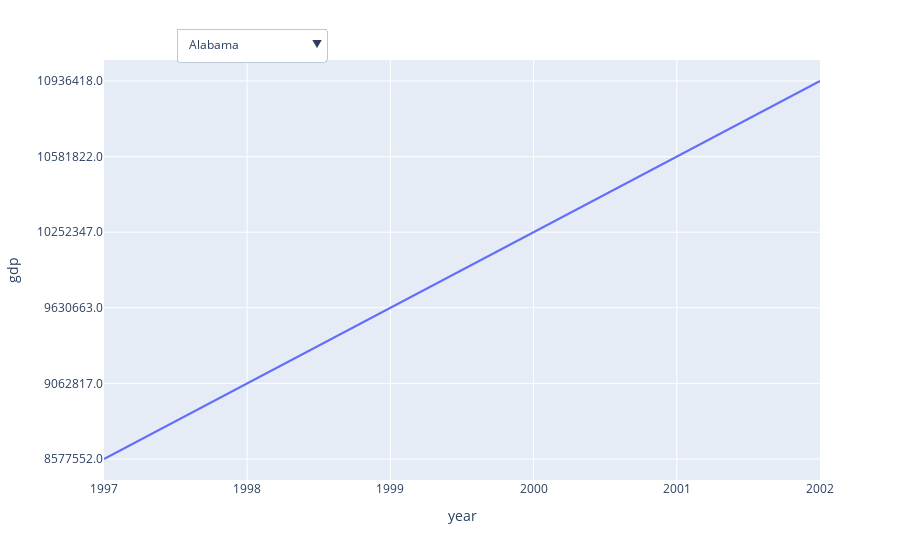

Here is the notebook cell this chart was saved with:
### Code cell
initial_state = q1_state['name'].unique()[0]

state_fig = px.line(q1_state[q1_state['name'] == initial_state], x="year", y="gdp")

dropdown_options = []

for name in q1_state['name'].unique():
    if name != initial_state:
        dropdown_options.append(
            dict(
                args=[{'y': [q1_state[q1_state['name'] == name]['gdp']]}],
                label=name,
                method='restyle'
            )
        )

state_fig.update_layout(
    updatemenus=[
        dict(
            buttons=dropdown_options,
            direction="down",
            pad={"r": 10, "t": 10},
            showactive=True,
            x=0.1,
            xanchor="left",
            y=1.1,
            yanchor="top",
        ),
    ]
)

state_fig.show()

### Figure 1 — Plotly figure (JSON) as saved in the notebook; plotly's stock layout.template omitted (floating-point values rounded to 4 significant figures)
{"data": [{"hovertemplate": "year=%{x}<br>gdp=%{y}<extra></extra>", "legendgroup": "", "line": {"color": "#636efa", "dash": "solid"}, "marker": {"symbol": "circle"}, "mode": "lines", "name": "", "orientation": "v", "showlegend": false, "type": "scatter", "x": ["1997", "1998", "1999", "2000", "2001", "2002"], "xaxis": "x", "y": ["8577552.0", "9062817.0", "9630663.0", "10252347.0", "10581822.0", "10936418.0"], "yaxis": "y"}], "layout": {"legend": {"tracegroupgap": 0}, "margin": {"t": 60}, "updatemenus": [{"buttons": [{"args": [{"y": [["104716.9", "110181.3", "115833.1", "120132.9", "123035.3", "128117.4"]]}], "label": "Alabama", "method": "restyle"}, {"args": [{"y": [["25800.0", "24227.6", "24779.3", "26815.8", "28455.4", "29633.4"]]}], "label": "Alaska", "method": "restyle"}, {"args": [{"y": [["132290.9", "143286.2", "155282.6", "164609.9", "171480.5", "179475.6"]]}], "label": "Arizona", "method": "restyle"}, {"args": [{"y": [["59826.9", "62397.8", "66791.2", "68740.4", "70680.3", "73986.5"]]}], "label": "Arkansas", "method": "restyle"}, {"args": [{"y": [["1071327.2", "1147944.3", "1247734.4", "1366166.5", "1387551.8", "1439341.7"]]}], "label": "California", "method": "restyle"}, {"args": [{"y": [["136916.6", "150364.4", "164132.0", "180693.3", "187546.2", "191062.2"]]}], "label": "Colorado", "method": "restyle"}, {"args": [{"y": [["138548.4", "145432.7", "152353.9", "165822.4", "172834.5", "176191.6"]]}], "label": "Connecticut", "method": "restyle"}, {"args": [{"y": [["33400.0", "37065.1", "40427.3", "43515.9", "46555.9", "45828.2"]]}], "label": "Delaware", "method": "restyle"}, {"args": [{"y": [["52483.3", "54780.2", "58751.3", "61033.2", "65518.4", "70072.6"]]}], "label": "District of Columbia", "method": "restyle"}, {"args": [{"y": [["401688.9", "429188.3", "456797.9", "488466.1", "516558.8", "548397.8"]]}], "label": "Florida", "method": "restyle"}, {"args": [{"y": [["242681.6", "265321.7", "289446.6", "306019.9", "317271.2", "326670.1"]]}], "label": "Georgia", "method": "restyle"}, {"args": [{"y": [["37700.7", "37621.7", "39246.9", "41519.9", "42982.8", "45449.9"]]}], "label": "Hawaii", "method": "restyle"}, {"args": [{"y": [["29523.9", "31099.0", "34252.3", "38130.6", "37493.8", "38820.0"]]}], "label": "Idaho", "method": "restyle"}, {"args": [{"y": [["415771.9", "436648.6", "460242.3", "486766.2", "501155.5", "513611.5"]]}], "label": "Illinois", "method": "restyle"}, {"args": [{"y": [["170481.1", "184395.0", "192765.5", "203356.8", "204705.6", "212438.6"]]}], "label": "Indiana", "method": "restyle"}, {"args": [{"y": [["82731.1", "84676.6", "87796.0", "93189.8", "94973.4", "99123.2"]]}], "label": "Iowa", "method": "restyle"}, {"args": [{"y": [["74669.9", "78384.9", "81669.8", "85820.7", "88594.7", "91049.7"]]}], "label": "Kansas", "method": "restyle"}, {"args": [{"y": [["104538.2", "109396.4", "114994.2", "114099.1", "117335.8", "122215.8"]]}], "label": "Kentucky", "method": "restyle"}, {"args": [{"y": [["116426.3", "120338.4", "125894.7", "132709.5", "137847.7", "139566.7"]]}], "label": "Louisiana", "method": "restyle"}, {"args": [{"y": [["30623.5", "32159.3", "34379.1", "36840.9", "38499.2", "40185.5"]]}], "label": "Maine", "method": "restyle"}, {"args": [{"y": [["159331.2", "169965.4", "180191.2", "192019.8", "205567.2", "218326.8"]]}], "label": "Maryland", "method": "restyle"}, {"args": [{"y": [["237050.7", "249235.5", "265143.2", "289653.4", "297918.4", "303990.3"]]}], "label": "Massachusetts", "method": "restyle"}, {"args": [{"y": [["299692.9", "312667.6", "337834.5", "351641.3", "348642.7", "362311.0"]]}], "label": "Michigan", "method": "restyle"}, {"args": [{"y": [["156282.5", "166873.8", "175155.9", "190894.1", "195282.3", "202853.9"]]}], "label": "Minnesota", "method": "restyle"}, {"args": [{"y": [["58383.4", "60962.4", "63818.9", "65600.1", "67136.5", "69042.5"]]}], "label": "Mississippi", "method": "restyle"}, {"args": [{"y": [["163003.6", "169505.2", "177747.5", "186785.2", "190570.8", "196764.8"]]}], "label": "Missouri", "method": "restyle"}, {"args": [{"y": [["19323.1", "20450.0", "20821.0", "21878.4", "22793.3", "23868.0"]]}], "label": "Montana", "method": "restyle"}, {"args": [{"y": [["49945.6", "51917.2", "53704.7", "56541.1", "59598.4", "61622.3"]]}], "label": "Nebraska", "method": "restyle"}, {"args": [{"y": [["60221.3", "65105.4", "71444.7", "76654.2", "80380.2", "84786.0"]]}], "label": "Nevada", "method": "restyle"}, {"args": [{"y": [["38211.6", "40566.7", "41873.3", "45222.8", "46625.8", "48691.9"]]}], "label": "New Hampshire", "method": "restyle"}, {"args": [{"y": [["307689.0", "319679.8", "336470.9", "361845.3", "373600.0", "388278.1"]]}], "label": "New Jersey", "method": "restyle"}, {"args": [{"y": [["52502.5", "50674.9", "53082.3", "55239.7", "55970.3", "58033.8"]]}], "label": "New Mexico", "method": "restyle"}, {"args": [{"y": [["718804.0", "744716.1", "792569.0", "836201.5", "873780.7", "884104.3"]]}], "label": "New York", "method": "restyle"}, {"args": [{"y": [["234009.7", "246928.6", "264836.2", "277994.1", "288184.8", "297906.7"]]}], "label": "North Carolina", "method": "restyle"}, {"args": [{"y": [["15767.7", "16826.2", "17017.3", "18013.5", "18960.6", "20229.1"]]}], "label": "North Dakota", "method": "restyle"}, {"args": [{"y": [["343084.8", "361511.6", "375814.4", "391320.8", "395710.0", "411148.4"]]}], "label": "Ohio", "method": "restyle"}, {"args": [{"y": [["79044.3", "81208.0", "84089.8", "90893.0", "96759.9", "99151.0"]]}], "label": "Oklahoma", "method": "restyle"}, {"args": [{"y": [["100927.9", "105142.7", "107564.3", "117291.2", "117295.4", "121200.6"]]}], "label": "Oregon", "method": "restyle"}, {"args": [{"y": [["356720.2", "373707.8", "390499.0", "408203.4", "424772.9", "436474.1"]]}], "label": "Pennsylvania", "method": "restyle"}, {"args": [{"y": [["28922.8", "30821.2", "32284.0", "34520.9", "35981.9", "38110.6"]]}], "label": "Rhode Island", "method": "restyle"}, {"args": [{"y": [["97423.1", "103467.0", "110095.7", "115176.6", "119290.0", "124178.0"]]}], "label": "South Carolina", "method": "restyle"}, {"args": [{"y": [["19036.2", "20216.8", "21045.5", "22669.2", "23406.1", "26164.5"]]}], "label": "South Dakota", "method": "restyle"}, {"args": [{"y": [["154366.8", "167439.9", "176083.2", "182089.1", "185855.0", "195331.6"]]}], "label": "Tennessee", "method": "restyle"}, {"args": [{"y": [["610141.2", "645289.5", "680181.9", "738804.4", "772909.2", "787719.8"]]}], "label": "Texas", "method": "restyle"}, {"args": [{"y": [["57686.4", "62288.5", "66038.5", "70383.8", "73392.0", "76159.1"]]}], "label": "Utah", "method": "restyle"}, {"args": [{"y": [["15451.6", "16080.3", "17161.8", "18312.7", "19271.8", "20161.5"]]}], "label": "Vermont", "method": "restyle"}, {"args": [{"y": [["215126.0", "231505.4", "249106.3", "267618.0", "284396.6", "293399.4"]]}], "label": "Virginia", "method": "restyle"}, {"args": [{"y": [["193770.2", "209710.4", "230237.4", "238137.1", "239763.4", "248152.7"]]}], "label": "Washington", "method": "restyle"}, {"args": [{"y": [["38808.2", "40053.8", "41796.4", "42577.4", "43982.8", "45433.6"]]}], "label": "West Virginia", "method": "restyle"}, {"args": [{"y": [["153424.9", "162616.5", "172328.7", "180616.3", "187974.0", "194844.9"]]}], "label": "Wisconsin", "method": "restyle"}, {"args": [{"y": [["14708.7", "14883.8", "15715.0", "17191.8", "18691.2", "19149.7"]]}], "label": "Wyoming", "method": "restyle"}], "direction": "down", "pad": {"r": 10, "t": 10}, "showactive": true, "x": 0.1, "xanchor": "left", "y": 1.1, "yanchor": "top"}], "xaxis": {"anchor": "y", "domain": [0, 1], "title": {"text": "year"}}, "yaxis": {"anchor": "x", "domain": [0, 1], "title": {"text": "gdp"}}}}
